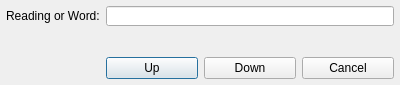
<?xml version="1.0" encoding="UTF-8"?>
<!--
 Copyright 2010-2021, Google Inc.
 All rights reserved.

 Redistribution and use in source and binary forms, with or without
 modification, are permitted provided that the following conditions are
 met:

     * Redistributions of source code must retain the above copyright
 notice, this list of conditions and the following disclaimer.
     * Redistributions in binary form must reproduce the above
 copyright notice, this list of conditions and the following disclaimer
 in the documentation and/or other materials provided with the
 distribution.
     * Neither the name of Google Inc. nor the names of its
 contributors may be used to endorse or promote products derived from
 this software without specific prior written permission.

 THIS SOFTWARE IS PROVIDED BY THE COPYRIGHT HOLDERS AND CONTRIBUTORS
 "AS IS" AND ANY EXPRESS OR IMPLIED WARRANTIES, INCLUDING, BUT NOT
 LIMITED TO, THE IMPLIED WARRANTIES OF MERCHANTABILITY AND FITNESS FOR
 A PARTICULAR PURPOSE ARE DISCLAIMED. IN NO EVENT SHALL THE COPYRIGHT
 OWNER OR CONTRIBUTORS BE LIABLE FOR ANY DIRECT, INDIRECT, INCIDENTAL,
 SPECIAL, EXEMPLARY, OR CONSEQUENTIAL DAMAGES (INCLUDING, BUT NOT
 LIMITED TO, PROCUREMENT OF SUBSTITUTE GOODS OR SERVICES; LOSS OF USE,
 DATA, OR PROFITS; OR BUSINESS INTERRUPTION) HOWEVER CAUSED AND ON ANY
 THEORY OF LIABILITY, WHETHER IN CONTRACT, STRICT LIABILITY, OR TORT
 (INCLUDING NEGLIGENCE OR OTHERWISE) ARISING IN ANY WAY OUT OF THE USE
 OF THIS SOFTWARE, EVEN IF ADVISED OF THE POSSIBILITY OF SUCH DAMAGE.
-->

<ui version="4.0">
 <class>FindDialog</class>
 <widget class="QDialog" name="FindDialog">
  <property name="geometry">
   <rect>
    <x>0</x>
    <y>0</y>
    <width>400</width>
    <height>85</height>
   </rect>
  </property>
  <property name="minimumSize">
   <size>
    <width>400</width>
    <height>85</height>
   </size>
  </property>
  <property name="maximumSize">
   <size>
    <width>400</width>
    <height>85</height>
   </size>
  </property>
  <property name="windowTitle">
   <string>[ProductName] Dictionary Find Dialog</string>
  </property>
  <layout class="QGridLayout" name="gridLayout_2">
   <property name="margin">
    <number>6</number>
   </property>
   <item row="0" column="0">
    <layout class="QGridLayout" name="gridLayout">
     <item row="0" column="0">
      <widget class="QLabel" name="Querylabel">
       <property name="text">
        <string>Reading or Word:</string>
       </property>
      </widget>
     </item>
     <item row="0" column="1" colspan="3">
      <widget class="QLineEdit" name="QuerylineEdit">
       <property name="minimumSize">
        <size>
         <width>0</width>
         <height>20</height>
        </size>
       </property>
      </widget>
     </item>
     <item row="2" column="1">
      <widget class="QPushButton" name="FindBackwardpushButton">
       <property name="text">
        <string>Up</string>
       </property>
      </widget>
     </item>
     <item row="2" column="2">
      <widget class="QPushButton" name="FindForwardpushButton">
       <property name="text">
        <string>Down</string>
       </property>
      </widget>
     </item>
     <item row="2" column="3">
      <widget class="QPushButton" name="CancelpushButton">
       <property name="text">
        <string>Cancel</string>
       </property>
      </widget>
     </item>
     <item row="1" column="1">
      <spacer name="verticalSpacer">
       <property name="orientation">
        <enum>Qt::Vertical</enum>
       </property>
       <property name="sizeHint" stdset="0">
        <size>
         <width>20</width>
         <height>40</height>
        </size>
       </property>
      </spacer>
     </item>
    </layout>
   </item>
  </layout>
 </widget>
 <tabstops>
  <tabstop>QuerylineEdit</tabstop>
  <tabstop>FindForwardpushButton</tabstop>
  <tabstop>FindBackwardpushButton</tabstop>
  <tabstop>CancelpushButton</tabstop>
 </tabstops>
 <resources/>
 <connections/>
</ui>
